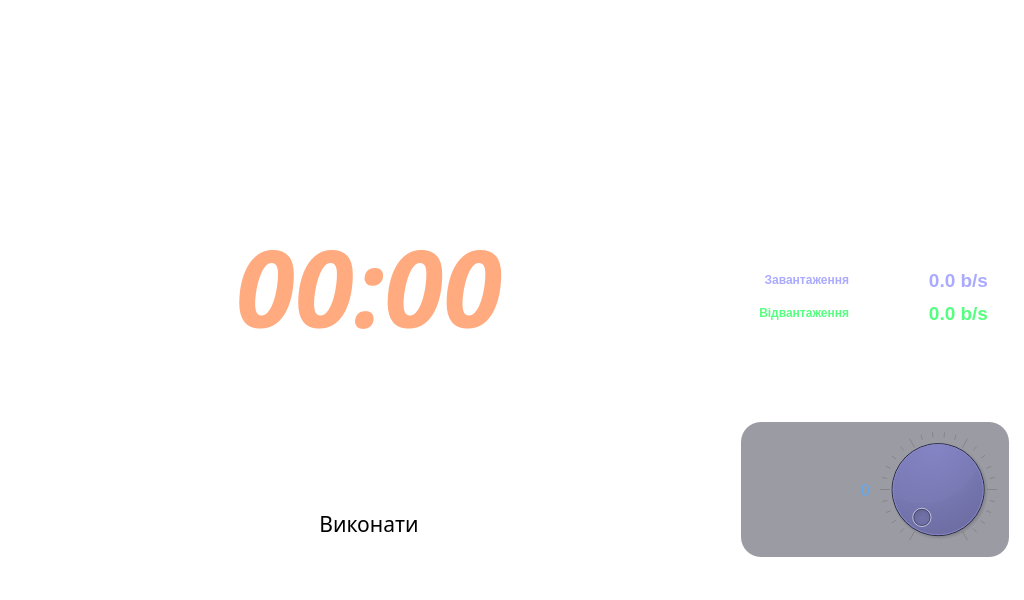
<?xml version="1.0" encoding="UTF-8"?>
<ui version="4.0">
 <class>MainWindow</class>
 <widget class="QMainWindow" name="MainWindow">
  <property name="windowModality">
   <enum>Qt::ApplicationModal</enum>
  </property>
  <property name="geometry">
   <rect>
    <x>0</x>
    <y>0</y>
    <width>1024</width>
    <height>600</height>
   </rect>
  </property>
  <property name="windowTitle">
   <string>MainWindow</string>
  </property>
  <property name="windowOpacity">
   <double>1.000000000000000</double>
  </property>
  <property name="autoFillBackground">
   <bool>false</bool>
  </property>
  <property name="styleSheet">
   <string notr="true">background-color: rgba(0, 0, 0, 0);

</string>
  </property>
  <widget class="QWidget" name="centralwidget">
   <property name="styleSheet">
    <string notr="true">background-color: rgba(0, 0, 0, 0);</string>
   </property>
   <layout class="QGridLayout" name="centralLayout">
    <item row="0" column="0">
     <widget class="QFrame" name="left_frame">
      <property name="minimumSize">
       <size>
        <width>720</width>
        <height>0</height>
       </size>
      </property>
      <property name="frameShape">
       <enum>QFrame::StyledPanel</enum>
      </property>
      <property name="frameShadow">
       <enum>QFrame::Raised</enum>
      </property>
      <layout class="QGridLayout" name="left_frameLayout">
       <item row="0" column="0">
        <widget class="QFrame" name="r_top_frame">
         <property name="frameShape">
          <enum>QFrame::StyledPanel</enum>
         </property>
         <property name="frameShadow">
          <enum>QFrame::Raised</enum>
         </property>
         <layout class="QGridLayout" name="r_top_frameLayout">
          <item row="0" column="0">
           <widget class="QFrame" name="weather_frame">
            <property name="maximumSize">
             <size>
              <width>560</width>
              <height>16777215</height>
             </size>
            </property>
            <property name="frameShape">
             <enum>QFrame::StyledPanel</enum>
            </property>
            <property name="frameShadow">
             <enum>QFrame::Raised</enum>
            </property>
            <layout class="QGridLayout" name="weather_frameLayout"/>
           </widget>
          </item>
         </layout>
        </widget>
       </item>
       <item row="2" column="0">
        <widget class="QFrame" name="l_bottom_frame">
         <property name="frameShape">
          <enum>QFrame::StyledPanel</enum>
         </property>
         <property name="frameShadow">
          <enum>QFrame::Raised</enum>
         </property>
         <layout class="QGridLayout" name="l_bottom_frameLayout">
          <property name="sizeConstraint">
           <enum>QLayout::SetDefaultConstraint</enum>
          </property>
          <item row="0" column="0" alignment="Qt::AlignBottom">
           <widget class="QPushButton" name="appBtn">
            <property name="maximumSize">
             <size>
              <width>140</width>
              <height>60</height>
             </size>
            </property>
            <property name="font">
             <font>
              <family>Roboto Mono for Powerline</family>
              <pointsize>16</pointsize>
              <weight>50</weight>
              <bold>false</bold>
              <underline>false</underline>
             </font>
            </property>
            <property name="text">
             <string>Виконати</string>
            </property>
            <property name="icon">
             <iconset theme="system-run">
              <normaloff>.</normaloff>.</iconset>
            </property>
            <property name="iconSize">
             <size>
              <width>32</width>
              <height>32</height>
             </size>
            </property>
            <property name="autoDefault">
             <bool>true</bool>
            </property>
            <property name="default">
             <bool>true</bool>
            </property>
            <property name="flat">
             <bool>true</bool>
            </property>
           </widget>
          </item>
         </layout>
        </widget>
       </item>
       <item row="1" column="0">
        <widget class="QFrame" name="l_middle_frame">
         <property name="frameShape">
          <enum>QFrame::StyledPanel</enum>
         </property>
         <property name="frameShadow">
          <enum>QFrame::Raised</enum>
         </property>
         <layout class="QGridLayout" name="l_middle_frameLayout">
          <item row="0" column="0">
           <widget class="QLabel" name="time_Label">
            <property name="minimumSize">
             <size>
              <width>0</width>
              <height>0</height>
             </size>
            </property>
            <property name="maximumSize">
             <size>
              <width>680</width>
              <height>16777215</height>
             </size>
            </property>
            <property name="font">
             <font>
              <family>DSEG14 Classic</family>
              <pointsize>80</pointsize>
              <weight>75</weight>
              <italic>true</italic>
              <bold>true</bold>
             </font>
            </property>
            <property name="styleSheet">
             <string notr="true">QLabel
{
	color: rgb(255, 170, 127);
}</string>
            </property>
            <property name="text">
             <string>00:00</string>
            </property>
            <property name="alignment">
             <set>Qt::AlignCenter</set>
            </property>
           </widget>
          </item>
         </layout>
        </widget>
       </item>
      </layout>
     </widget>
    </item>
    <item row="0" column="1">
     <widget class="QFrame" name="right_frame">
      <property name="frameShape">
       <enum>QFrame::StyledPanel</enum>
      </property>
      <property name="frameShadow">
       <enum>QFrame::Raised</enum>
      </property>
      <layout class="QGridLayout" name="right_frameLayout" rowstretch="0,0,0">
       <property name="leftMargin">
        <number>5</number>
       </property>
       <property name="topMargin">
        <number>5</number>
       </property>
       <property name="rightMargin">
        <number>5</number>
       </property>
       <property name="bottomMargin">
        <number>5</number>
       </property>
       <property name="horizontalSpacing">
        <number>5</number>
       </property>
       <property name="verticalSpacing">
        <number>10</number>
       </property>
       <item row="0" column="0">
        <widget class="QFrame" name="top_frame">
         <property name="maximumSize">
          <size>
           <width>16777215</width>
           <height>150</height>
          </size>
         </property>
         <property name="frameShape">
          <enum>QFrame::StyledPanel</enum>
         </property>
         <property name="frameShadow">
          <enum>QFrame::Raised</enum>
         </property>
         <layout class="QGridLayout" name="top_frameLayout"/>
        </widget>
       </item>
       <item row="2" column="0">
        <widget class="QFrame" name="bootom_frame">
         <property name="maximumSize">
          <size>
           <width>16777215</width>
           <height>135</height>
          </size>
         </property>
         <property name="styleSheet">
          <string notr="true">background-color: rgba(42, 42, 62, 120);
border-radius: 20px;</string>
         </property>
         <property name="frameShape">
          <enum>QFrame::StyledPanel</enum>
         </property>
         <property name="frameShadow">
          <enum>QFrame::Raised</enum>
         </property>
         <layout class="QHBoxLayout" name="bootom_frameLayout">
          <item>
           <widget class="QLabel" name="volume_label">
            <property name="maximumSize">
             <size>
              <width>120</width>
              <height>32</height>
             </size>
            </property>
            <property name="font">
             <font>
              <family>Fira Mono for Powerline</family>
              <pointsize>12</pointsize>
              <weight>50</weight>
              <italic>false</italic>
              <bold>false</bold>
             </font>
            </property>
            <property name="styleSheet">
             <string notr="true">color: rgba(85, 170, 255, 200);
background-color: rgba(0, 0, 0, 0);
</string>
            </property>
            <property name="text">
             <string>0</string>
            </property>
            <property name="alignment">
             <set>Qt::AlignRight|Qt::AlignTrailing|Qt::AlignVCenter</set>
            </property>
           </widget>
          </item>
          <item>
           <widget class="QDial" name="volume_dial">
            <property name="maximumSize">
             <size>
              <width>170</width>
              <height>170</height>
             </size>
            </property>
            <property name="styleSheet">
             <string notr="true">background-color: rgb(85, 85, 127);</string>
            </property>
            <property name="invertedAppearance">
             <bool>false</bool>
            </property>
            <property name="invertedControls">
             <bool>false</bool>
            </property>
            <property name="notchesVisible">
             <bool>true</bool>
            </property>
           </widget>
          </item>
         </layout>
        </widget>
       </item>
       <item row="1" column="0">
        <widget class="QFrame" name="middle_frame">
         <property name="styleSheet">
          <string notr="true">
border-radius: 20px;</string>
         </property>
         <property name="frameShape">
          <enum>QFrame::StyledPanel</enum>
         </property>
         <property name="frameShadow">
          <enum>QFrame::Raised</enum>
         </property>
         <layout class="QGridLayout" name="middle_frameLayout">
          <item row="1" column="0" colspan="2">
           <widget class="QFrame" name="net_frame">
            <property name="minimumSize">
             <size>
              <width>0</width>
              <height>100</height>
             </size>
            </property>
            <property name="maximumSize">
             <size>
              <width>16777215</width>
              <height>140</height>
             </size>
            </property>
            <property name="frameShape">
             <enum>QFrame::StyledPanel</enum>
            </property>
            <property name="frameShadow">
             <enum>QFrame::Raised</enum>
            </property>
            <layout class="QGridLayout" name="net_frameLayout">
             <item row="0" column="0" colspan="3">
              <widget class="QLabel" name="interfaceLabel">
               <property name="minimumSize">
                <size>
                 <width>0</width>
                 <height>30</height>
                </size>
               </property>
               <property name="maximumSize">
                <size>
                 <width>16777215</width>
                 <height>30</height>
                </size>
               </property>
               <property name="font">
                <font>
                 <pointsize>14</pointsize>
                 <weight>75</weight>
                 <bold>true</bold>
                </font>
               </property>
               <property name="styleSheet">
                <string notr="true">color: rgba(255, 255, 255, 200);</string>
               </property>
               <property name="text">
                <string>Interface: eth0</string>
               </property>
               <property name="alignment">
                <set>Qt::AlignCenter</set>
               </property>
              </widget>
             </item>
             <item row="2" column="2">
              <widget class="QLabel" name="upLabel">
               <property name="minimumSize">
                <size>
                 <width>0</width>
                 <height>30</height>
                </size>
               </property>
               <property name="font">
                <font>
                 <pointsize>14</pointsize>
                 <weight>75</weight>
                 <bold>true</bold>
                </font>
               </property>
               <property name="styleSheet">
                <string notr="true">color: rgb(85, 255, 127);</string>
               </property>
               <property name="text">
                <string>0.0 b/s</string>
               </property>
               <property name="alignment">
                <set>Qt::AlignCenter</set>
               </property>
              </widget>
             </item>
             <item row="4" column="0" colspan="3">
              <widget class="QLabel" name="ipLabel">
               <property name="maximumSize">
                <size>
                 <width>16777215</width>
                 <height>30</height>
                </size>
               </property>
               <property name="font">
                <font>
                 <pointsize>14</pointsize>
                 <weight>75</weight>
                 <bold>true</bold>
                </font>
               </property>
               <property name="styleSheet">
                <string notr="true">color: rgba(255, 255, 255, 200);</string>
               </property>
               <property name="text">
                <string>IP: 0.0.0.0</string>
               </property>
               <property name="alignment">
                <set>Qt::AlignCenter</set>
               </property>
              </widget>
             </item>
             <item row="2" column="0">
              <widget class="QLabel" name="label">
               <property name="minimumSize">
                <size>
                 <width>0</width>
                 <height>30</height>
                </size>
               </property>
               <property name="font">
                <font>
                 <weight>75</weight>
                 <bold>true</bold>
                </font>
               </property>
               <property name="styleSheet">
                <string notr="true">color: rgb(85, 255, 127);</string>
               </property>
               <property name="text">
                <string>Відвантаження</string>
               </property>
               <property name="alignment">
                <set>Qt::AlignRight|Qt::AlignTrailing|Qt::AlignVCenter</set>
               </property>
              </widget>
             </item>
             <item row="1" column="0">
              <widget class="QLabel" name="label_2">
               <property name="minimumSize">
                <size>
                 <width>0</width>
                 <height>30</height>
                </size>
               </property>
               <property name="font">
                <font>
                 <weight>75</weight>
                 <bold>true</bold>
                </font>
               </property>
               <property name="styleSheet">
                <string notr="true">color: rgba(170, 170, 255, 255);</string>
               </property>
               <property name="text">
                <string>Завантаження</string>
               </property>
               <property name="alignment">
                <set>Qt::AlignRight|Qt::AlignTrailing|Qt::AlignVCenter</set>
               </property>
              </widget>
             </item>
             <item row="1" column="2">
              <widget class="QLabel" name="dnLabel">
               <property name="minimumSize">
                <size>
                 <width>0</width>
                 <height>30</height>
                </size>
               </property>
               <property name="font">
                <font>
                 <pointsize>14</pointsize>
                 <weight>75</weight>
                 <bold>true</bold>
                </font>
               </property>
               <property name="styleSheet">
                <string notr="true">color: rgba(170, 170, 255, 255);</string>
               </property>
               <property name="text">
                <string>0.0 b/s</string>
               </property>
               <property name="alignment">
                <set>Qt::AlignCenter</set>
               </property>
              </widget>
             </item>
            </layout>
           </widget>
          </item>
         </layout>
        </widget>
       </item>
      </layout>
     </widget>
    </item>
   </layout>
  </widget>
  <widget class="QStatusBar" name="statusBar">
   <property name="font">
    <font>
     <pointsize>14</pointsize>
    </font>
   </property>
   <property name="layoutDirection">
    <enum>Qt::LeftToRight</enum>
   </property>
  </widget>
 </widget>
 <resources>
  <include location="images.qrc"/>
 </resources>
 <connections/>
</ui>
